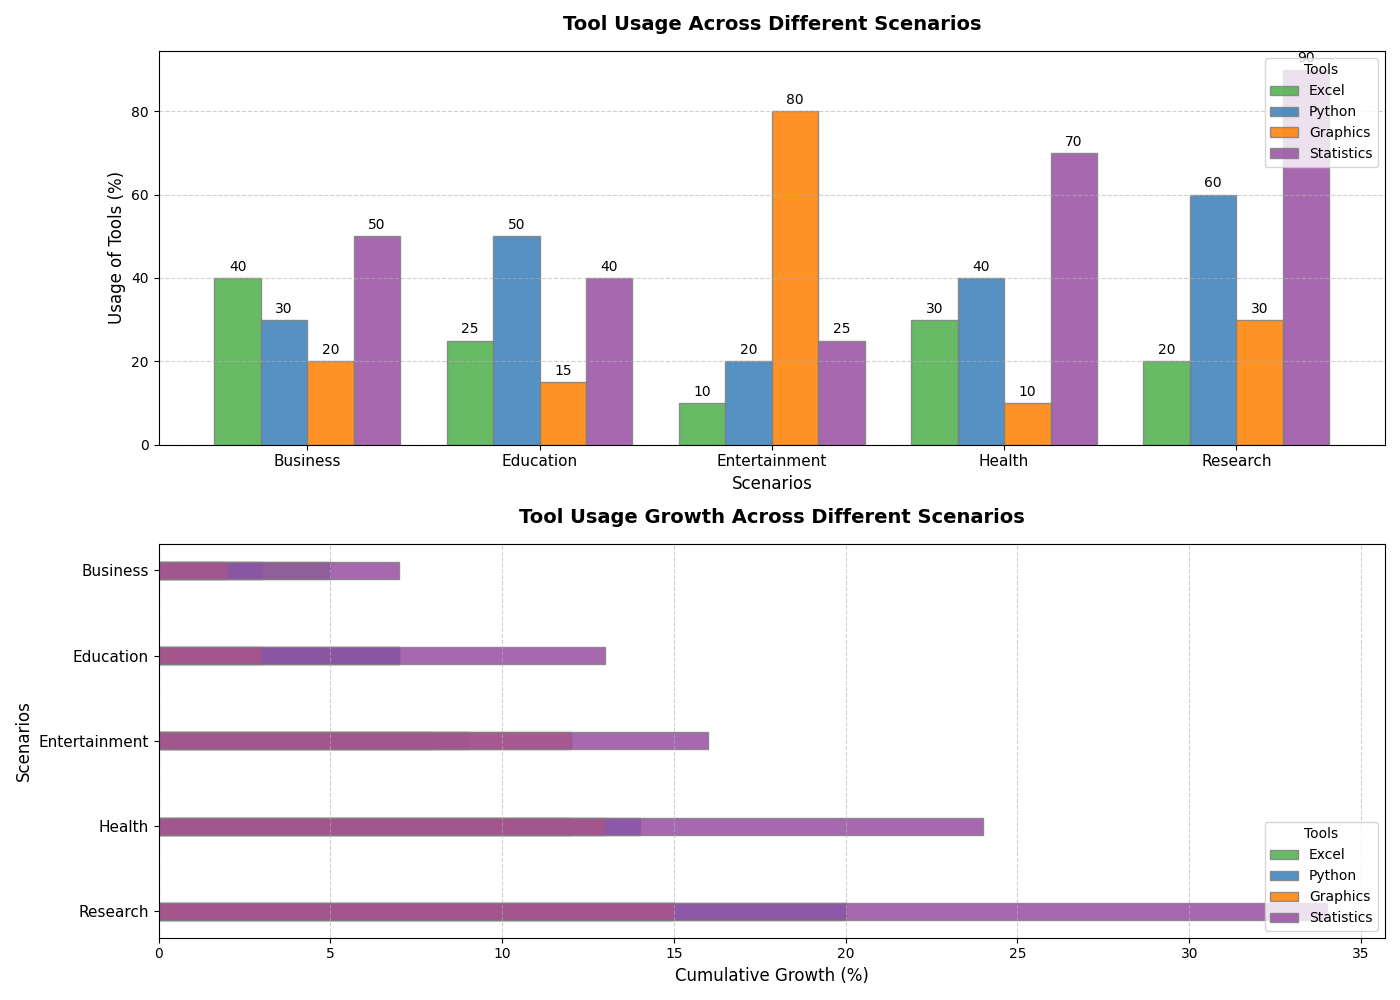

Here is the Python script that generated this plot:
import matplotlib.pyplot as plt
import numpy as np

# Define the scenarios and the categories
scenarios = ['Business', 'Education', 'Entertainment', 'Health', 'Research']
categories = ['Excel', 'Python', 'Graphics', 'Statistics']

# Data for the usage of each tool in different scenarios
usage_data = np.array([
    [40, 30, 20, 50],   # Business
    [25, 50, 15, 40],   # Education
    [10, 20, 80, 25],   # Entertainment
    [30, 40, 10, 70],   # Health
    [20, 60, 30, 90]    # Research
])

# Create a plot with subplots for diversity of visual representation
fig, (ax1, ax2) = plt.subplots(2, 1, figsize=(14, 10))

# Parameters for the bar chart
bar_width = 0.2
positions = np.arange(len(scenarios))
colors = ['#4daf4a', '#377eb8', '#ff7f00', '#984ea3']

# Create the bar chart on the first axis
for i, (category, color) in enumerate(zip(categories, colors)):
    bars = ax1.bar(positions + i * bar_width, usage_data[:, i], bar_width, label=category, color=color, edgecolor='gray', alpha=0.85)

    # Annotate each bar with the usage value
    for bar in bars:
        height = bar.get_height()
        ax1.annotate(f'{height}', xy=(bar.get_x() + bar.get_width() / 2, height),
                     xytext=(0, 3), textcoords="offset points", ha='center', va='bottom', fontsize=10, color='black')

# Styling for the first plot
ax1.set_xlabel('Scenarios', fontsize=12)
ax1.set_ylabel('Usage of Tools (%)', fontsize=12)
ax1.set_title('Tool Usage Across Different Scenarios', fontsize=14, fontweight='bold', pad=15)
ax1.set_xticks(positions + 1.5 * bar_width)
ax1.set_xticklabels(scenarios, fontsize=11)
ax1.legend(title="Tools", fontsize=10, loc='upper right')
ax1.yaxis.grid(True, linestyle='--', alpha=0.6)

# Prepare secondary data for the second subplot
usage_growth = np.array([
    [5, 3, 2, 7],   # Business
    [2, 4, 1, 6],   # Education
    [1, 2, 9, 3],   # Entertainment
    [4, 5, 1, 8],   # Health
    [3, 6, 2, 10]   # Research
])

# Create a cumulative bar chart for tool usage growth
cumulative_data = np.cumsum(usage_growth, axis=0)
for i, (category, color) in enumerate(zip(categories, colors)):
    ax2.barh(positions, cumulative_data[:, i], bar_width, label=category, color=color, edgecolor='gray', alpha=0.85)

# Styling for the second plot
ax2.set_xlabel('Cumulative Growth (%)', fontsize=12)
ax2.set_ylabel('Scenarios', fontsize=12)
ax2.set_title('Tool Usage Growth Across Different Scenarios', fontsize=14, fontweight='bold', pad=15)
ax2.set_yticks(positions)
ax2.set_yticklabels(scenarios, fontsize=11)
ax2.legend(title="Tools", fontsize=10, loc='lower right')
ax2.xaxis.grid(True, linestyle='--', alpha=0.6)
ax2.invert_yaxis()

# Automatically adjust the layout
plt.tight_layout()

# Show the plot
plt.show()
